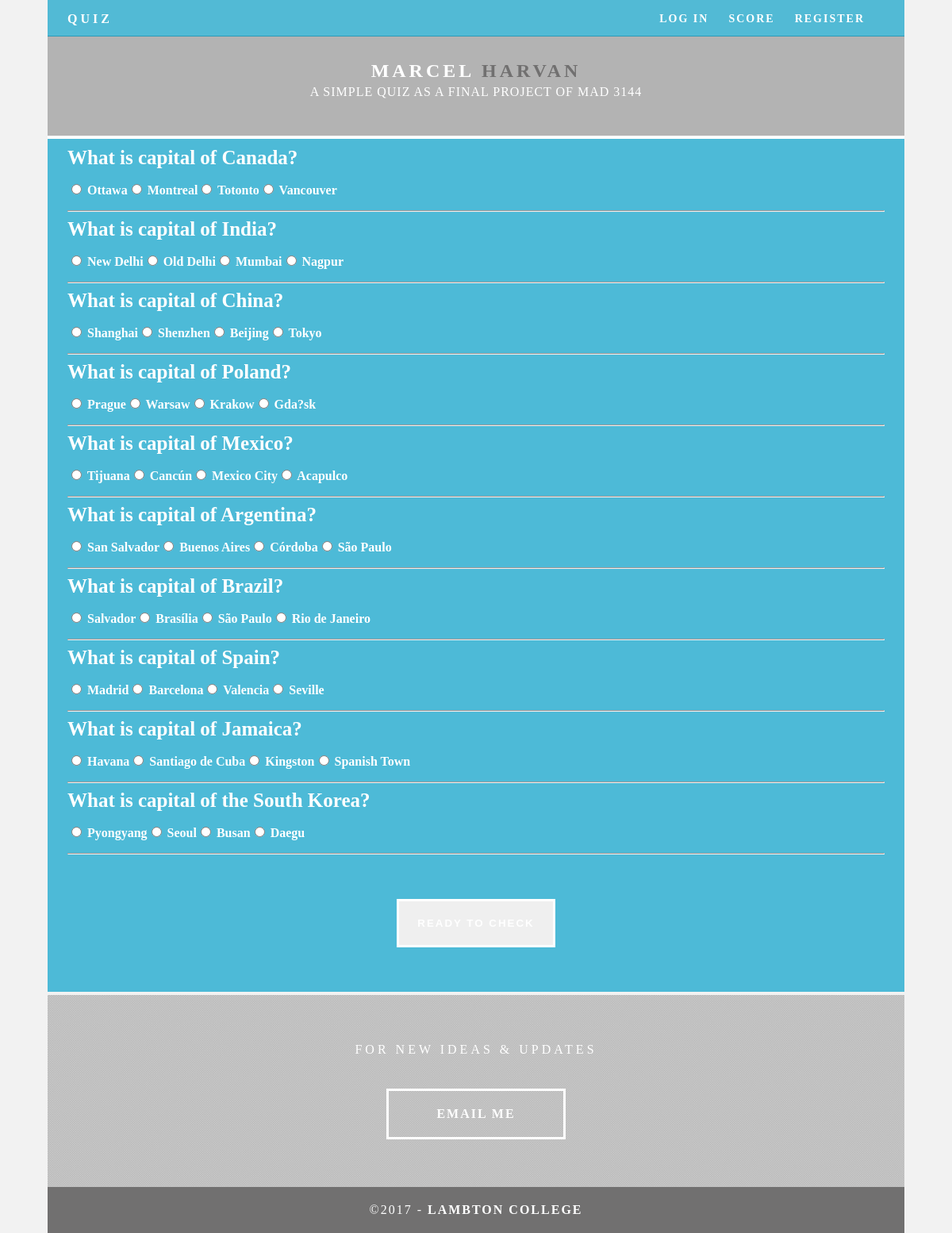
The app's page /quiz.php?quiz=1 with its own data.
### tables this page shows
CREATE TABLE `questions` (
  `question_id` int(10) NOT NULL,
  `question` varchar(200) NOT NULL,
  `answer_1` varchar(200) NOT NULL,
  `answer_2` varchar(200) NOT NULL,
  `answer_3` varchar(200) NOT NULL,
  `answer_4` varchar(200) NOT NULL,
  `right_answer` varchar(200) NOT NULL,
  `quez_id` int(10) NOT NULL
);

### function_quiz.php (the view, shortened to what this page needs)
<?php
include "db.php";
class user {
	function displayQuestions( $quizaID ) {
		global $connection;
		print( "<form method='post'>" );
		$i = 0;
		$sql = "SELECT question_id, question, answer_1, answer_2, answer_3,answer_4, right_answer FROM questions WHERE quez_id=$quizaID ORDER BY RAND() LIMIT 10";
		$resultSet = mysqli_query( $connection, $sql );
		while ( $row = mysqli_fetch_array( $resultSet ) ) {
			print( "<div id='quiz'>" . utf8_encode( $row[ 'question' ] ) . "</div>" );
			print("<p id='center'>");
			print( "<input type='radio' name=\""
				. $i . "\" value='" . $row[ 'answer_1' ] . "_"
				. $row[ 'question_id' ] . "'> " . utf8_encode( $row[ 'answer_1' ] ) );
			print( "<input  type=\"radio\" name=\""
				. $i . "\" value='" . $row[ 'answer_2' ] . "_"
				. $row[ 'question_id' ] . "'> " . utf8_encode( $row[ 'answer_2' ] ) );
			print( "<input type=\"radio\" name=\""
				. $i . "\" value='" . $row[ 'answer_3' ] . "_"
				. $row[ 'question_id' ] . "'> " . utf8_encode( $row[ 'answer_3' ] ) );
			print( "<input type=\"radio\" name=\""
				. $i . "\" value='" . $row[ 'answer_4' ] . "_"
				. $row[ 'question_id' ] . "'> " . utf8_encode( $row[ 'answer_4' ] ) );
			print( "</p><hr>" );
			$i++;
		}
		print "<p  align='center'><input class='button' type='submit' id='submitQuiz' value=\"Ready to Check\"></p></form>";
	}
}
?>

### includes/header.php (shortened to what this page needs)
<!doctype html>
<html lang="en-US">
<head>
	<link href="css/styles.css" rel="stylesheet" type="text/css">
</head>
<body>
	<div class="container">
		<header> <a href="index.php">
    <h4 class="logo">QUIZ</h4>
    </a>
			<nav>
				<ul>
					<?php if(!isset($_SESSION['username'])) : ?>
					<li><a href="#login-box" class="login-window">LOG IN</a>
					</li>
					<li><a href="score.php">SCORE</a>
					</li>
					<li><a href="#register-box" class="register-window">REGISTER</a>
					</li>
					<?php endif; ?>
				</ul>
			</nav>
		</header>

### quiz.php (shortened to what this page needs)
 <?php
 include "db.php";
 include "function_quiz.php";
 include "includes/header.php";
 ?>
<section class="hero" id="hero">
	<h2 class="hero_header">MARCEL <span class="light">HARVAN</span></h2>
	<p class="tagline">A SIMPLE QUIZ AS A FINAL PROJECT OF MAD 3144</p>
</section>
<div id="container">
	<?php
	$perguntas=new user();
$perguntas->displayQuestions($_GET['quiz']);
	?>
</div>
 <?php
 include "includes/footer.php";
 ?>

### includes/footer.php (shortened to what this page needs)
  <section class="footer_banner" id="contact">
    <p class="hero_header">FOR NEW IDEAS &amp; UPDATES</p>
    <div class="button" onClick="sendMail(); return false">email me</div>
  </section>
  <div class="copyright">&copy;2017 - <strong>Lambton College</strong></div>
</div>
</body>
</html>

### css/styles.css (style rules this page uses)
body { font-family: source-sans-pro; background-color: #f2f2f2; margin-top: 0px; margin-bottom: 0px; font-style: normal; font-weight: 200; max-width: 1200px; margin-left: auto; margin-right: auto; }
.container { width: 90%; margin-left: auto; margin-right: auto; height: 900px; background-color: #FFFFFF; }
header { width: 100%; height: 5%; background-color: #52bad5; border-bottom: 1px solid #2C9AB7; }
.logo { color: #fff; font-weight: bold; text-align: undefined; width: 10%; float: left; margin-top: 15px; margin-left: 25px; letter-spacing: 4px; }
nav { float: right; width: 50%; text-align: right; margin-right: 25px; }
header nav ul { list-style: none; float: right; }
nav ul li { float: left; color: #FFFFFF; font-size: 14px; text-align: left; margin-right: 25px; letter-spacing: 2px; font-weight: bold; transition: all 0.3s linear; }
ul li a { color: #FFFFFF; text-decoration: none; }
.hero_header { color: #FFFFFF; text-align: center; margin-top: 0px; margin-right: 0px; margin-bottom: 0px; margin-left: 0px; letter-spacing: 4px; }
.hero { background-color: #B3B3B3; padding-top: 30px; padding-bottom: 30px; }
.light { font-weight: bold; color: #717070; }
.tagline { text-align: center; color: #FFFFFF; margin-top: 4px; font-weight: lighter; text-transform: uppercase; letter-spacing: 1px; }
.button { width: 200px; margin-top: 40px; margin-right: auto; margin-bottom: auto; margin-left: auto; padding-top: 20px; padding-right: 10px; padding-bottom: 20px; padding-left: 10px; text-align: center; vertical-align: middle; border-radius: 0px; text-transform: uppercase; font-weight: bold; letter-spacing: 2px; border: 3px solid #FFFFFF; color: #FFFFFF; transition: all 0.3s linear; }
.copyright { text-align: center; padding-top: 20px; padding-bottom: 20px; background-color: #717070; color: #FFFFFF; text-transform: uppercase; font-weight: lighter; letter-spacing: 2px; border-top-width: 2px; }
.footer_banner { background-color: #B3B3B3; padding-top: 60px; padding-bottom: 60PX; margin-bottom: 0px; background-image: url(../images/pattern.png); background-repeat: repeat; }
#container { margin: auto; padding: 10px 25px 40px 25px; background-color: #4DBAD7; color: #FFFFFF; font-weight: bold; margin-bottom: 4px; margin-top: 4px; }
#quiz { font-size: 25px; }

### records on screen
questions: question "What is capital of Canada?", answer_1 "Ottawa", answer_2 "Montreal", answer_3 "Totonto", answer_4 "Vancouver"
questions: question "What is capital of India?", answer_1 "New Delhi", answer_2 "Old Delhi", answer_3 "Mumbai", answer_4 "Nagpur"
questions: question "What is capital of China?", answer_1 "Shanghai", answer_2 "Shenzhen", answer_3 "Beijing", answer_4 "Tokyo"
questions: question "What is capital of Poland?", answer_1 "Prague", answer_2 "Warsaw", answer_3 "Krakow", answer_4 "Gda?sk"
questions: question "What is capital of Mexico?", answer_1 "Tijuana", answer_2 "Cancún", answer_3 "Mexico City", answer_4 "Acapulco"
questions: question "What is capital of Argentina?", answer_1 "San Salvador", answer_2 "Buenos Aires", answer_3 "Córdoba", answer_4 "São Paulo"
questions: question "What is capital of Brazil?", answer_1 "Salvador", answer_2 "Brasília", answer_3 "São Paulo", answer_4 "Rio de Janeiro"
questions: question "What is capital of Spain?", answer_1 "Madrid", answer_2 "Barcelona", answer_3 "Valencia", answer_4 "Seville"
questions: question "What is capital of Jamaica?", answer_1 "Havana", answer_2 "Santiago de Cuba", answer_3 "Kingston", answer_4 "Spanish Town"
questions: question "What is capital of the South Korea?", answer_1 "Pyongyang", answer_2 "Seoul", answer_3 "Busan", answer_4 "Daegu"
